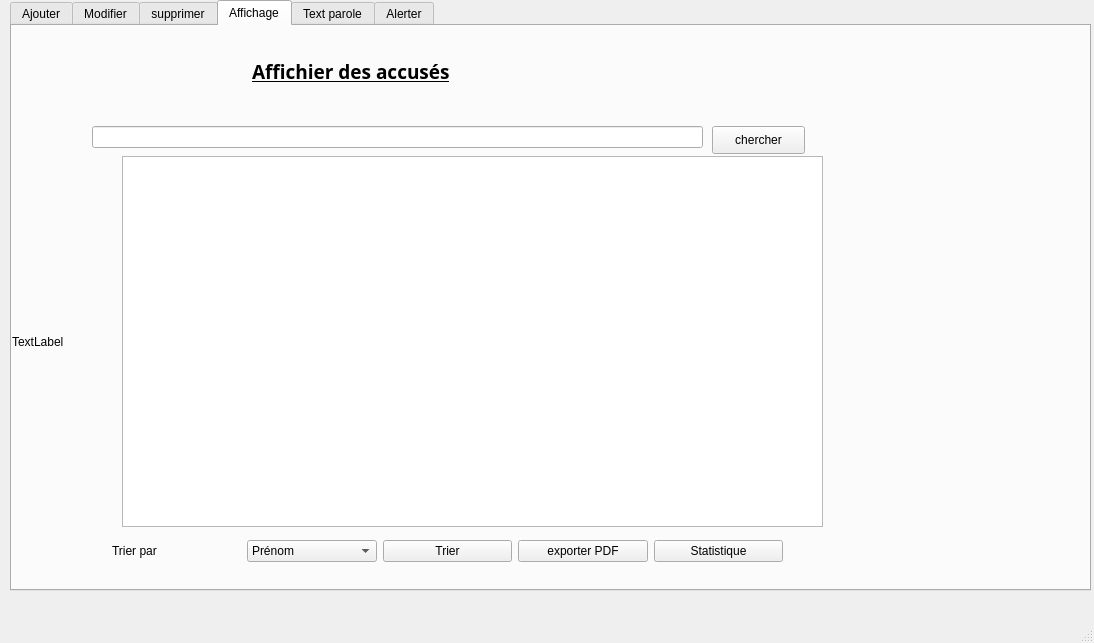
<?xml version="1.0" encoding="UTF-8"?>
<ui version="4.0">
 <class>MainWindow</class>
 <widget class="QMainWindow" name="MainWindow">
  <property name="geometry">
   <rect>
    <x>0</x>
    <y>0</y>
    <width>1094</width>
    <height>643</height>
   </rect>
  </property>
  <property name="windowTitle">
   <string>MainWindow</string>
  </property>
  <widget class="QWidget" name="centralwidget">
   <widget class="QTabWidget" name="Affichage">
    <property name="geometry">
     <rect>
      <x>10</x>
      <y>0</y>
      <width>1081</width>
      <height>591</height>
     </rect>
    </property>
    <property name="styleSheet">
     <string notr="true"/>
    </property>
    <property name="currentIndex">
     <number>3</number>
    </property>
    <property name="movable">
     <bool>true</bool>
    </property>
    <widget class="QWidget" name="Ajouter">
     <attribute name="title">
      <string>Ajouter</string>
     </attribute>
     <widget class="QGroupBox" name="groupBox">
      <property name="geometry">
       <rect>
        <x>230</x>
        <y>100</y>
        <width>511</width>
        <height>351</height>
       </rect>
      </property>
      <property name="font">
       <font>
        <weight>75</weight>
        <bold>true</bold>
       </font>
      </property>
      <property name="styleSheet">
       <string notr="true">color: rgb(15, 15, 15);</string>
      </property>
      <property name="title">
       <string>Ajouter un accusé</string>
      </property>
      <widget class="QLabel" name="label_id">
       <property name="geometry">
        <rect>
         <x>40</x>
         <y>50</y>
         <width>91</width>
         <height>31</height>
        </rect>
       </property>
       <property name="font">
        <font>
         <weight>75</weight>
         <bold>true</bold>
        </font>
       </property>
       <property name="contextMenuPolicy">
        <enum>Qt::ActionsContextMenu</enum>
       </property>
       <property name="styleSheet">
        <string notr="true"/>
       </property>
       <property name="text">
        <string>ID</string>
       </property>
      </widget>
      <widget class="QLabel" name="label_nom">
       <property name="geometry">
        <rect>
         <x>40</x>
         <y>100</y>
         <width>91</width>
         <height>31</height>
        </rect>
       </property>
       <property name="font">
        <font>
         <weight>75</weight>
         <bold>true</bold>
        </font>
       </property>
       <property name="styleSheet">
        <string notr="true"/>
       </property>
       <property name="text">
        <string>NOM</string>
       </property>
      </widget>
      <widget class="QLabel" name="label_prenom">
       <property name="geometry">
        <rect>
         <x>40</x>
         <y>150</y>
         <width>91</width>
         <height>31</height>
        </rect>
       </property>
       <property name="font">
        <font>
         <weight>75</weight>
         <bold>true</bold>
        </font>
       </property>
       <property name="styleSheet">
        <string notr="true"/>
       </property>
       <property name="text">
        <string>PRENOM</string>
       </property>
      </widget>
      <widget class="QLabel" name="label_affaire">
       <property name="geometry">
        <rect>
         <x>40</x>
         <y>200</y>
         <width>131</width>
         <height>31</height>
        </rect>
       </property>
       <property name="font">
        <font>
         <weight>75</weight>
         <bold>true</bold>
        </font>
       </property>
       <property name="styleSheet">
        <string notr="true"/>
       </property>
       <property name="text">
        <string>ID affaires juridiques</string>
       </property>
      </widget>
      <widget class="QLabel" name="label_etat">
       <property name="geometry">
        <rect>
         <x>40</x>
         <y>250</y>
         <width>91</width>
         <height>31</height>
        </rect>
       </property>
       <property name="font">
        <font>
         <weight>75</weight>
         <bold>true</bold>
        </font>
       </property>
       <property name="styleSheet">
        <string notr="true"/>
       </property>
       <property name="text">
        <string>ETAT</string>
       </property>
      </widget>
      <widget class="QPushButton" name="pushButton_ajouter">
       <property name="geometry">
        <rect>
         <x>380</x>
         <y>300</y>
         <width>93</width>
         <height>28</height>
        </rect>
       </property>
       <property name="styleSheet">
        <string notr="true">color: rgb(0, 0, 0);</string>
       </property>
       <property name="text">
        <string>ajouter</string>
       </property>
      </widget>
      <widget class="QLineEdit" name="lineEdit_id_ajou">
       <property name="geometry">
        <rect>
         <x>200</x>
         <y>50</y>
         <width>141</width>
         <height>31</height>
        </rect>
       </property>
       <property name="styleSheet">
        <string notr="true">color: rgb(0, 0, 0);</string>
       </property>
      </widget>
      <widget class="QLineEdit" name="lineEdit_nom_aj">
       <property name="geometry">
        <rect>
         <x>200</x>
         <y>100</y>
         <width>141</width>
         <height>31</height>
        </rect>
       </property>
       <property name="styleSheet">
        <string notr="true">color: rgb(52, 52, 52);</string>
       </property>
      </widget>
      <widget class="QLineEdit" name="lineEdit_pren_aj">
       <property name="geometry">
        <rect>
         <x>200</x>
         <y>150</y>
         <width>141</width>
         <height>31</height>
        </rect>
       </property>
       <property name="styleSheet">
        <string notr="true">color: rgb(16, 16, 16);</string>
       </property>
      </widget>
      <widget class="QComboBox" name="comboBox_aj">
       <property name="geometry">
        <rect>
         <x>200</x>
         <y>260</y>
         <width>141</width>
         <height>22</height>
        </rect>
       </property>
       <property name="styleSheet">
        <string notr="true">color: rgb(25, 25, 25);</string>
       </property>
       <item>
        <property name="text">
         <string>liberer</string>
        </property>
       </item>
       <item>
        <property name="text">
         <string>prisonier</string>
        </property>
       </item>
      </widget>
      <widget class="QComboBox" name="comboBox_affaire">
       <property name="geometry">
        <rect>
         <x>200</x>
         <y>210</y>
         <width>141</width>
         <height>22</height>
        </rect>
       </property>
      </widget>
     </widget>
     <widget class="QLabel" name="label_7">
      <property name="geometry">
       <rect>
        <x>390</x>
        <y>50</y>
        <width>261</width>
        <height>31</height>
       </rect>
      </property>
      <property name="font">
       <font>
        <family>Roman</family>
        <pointsize>14</pointsize>
        <weight>75</weight>
        <italic>false</italic>
        <bold>true</bold>
        <underline>true</underline>
        <strikeout>false</strikeout>
       </font>
      </property>
      <property name="tabletTracking">
       <bool>false</bool>
      </property>
      <property name="styleSheet">
       <string notr="true">color: rgb(15, 15, 15);</string>
      </property>
      <property name="text">
       <string>Ajouter des accusés</string>
      </property>
     </widget>
     <widget class="QLabel" name="label_id_photo">
      <property name="geometry">
       <rect>
        <x>80</x>
        <y>300</y>
        <width>91</width>
        <height>31</height>
       </rect>
      </property>
      <property name="font">
       <font>
        <weight>75</weight>
        <bold>true</bold>
       </font>
      </property>
      <property name="text">
       <string/>
      </property>
     </widget>
     <widget class="QLabel" name="label_logo">
      <property name="geometry">
       <rect>
        <x>10</x>
        <y>0</y>
        <width>1051</width>
        <height>561</height>
       </rect>
      </property>
      <property name="text">
       <string>TextLabel</string>
      </property>
     </widget>
     <zorder>label_logo</zorder>
     <zorder>label_7</zorder>
     <zorder>label_id_photo</zorder>
     <zorder>groupBox</zorder>
    </widget>
    <widget class="QWidget" name="modifier_2">
     <attribute name="title">
      <string>Modifier</string>
     </attribute>
     <widget class="QLabel" name="label_10">
      <property name="geometry">
       <rect>
        <x>430</x>
        <y>60</y>
        <width>261</width>
        <height>31</height>
       </rect>
      </property>
      <property name="font">
       <font>
        <family>Roman</family>
        <pointsize>14</pointsize>
        <weight>75</weight>
        <italic>false</italic>
        <bold>true</bold>
        <underline>true</underline>
       </font>
      </property>
      <property name="text">
       <string>&lt;html&gt;&lt;head/&gt;&lt;body&gt;&lt;p&gt;&lt;span style=&quot; color:#0f0f0f;&quot;&gt;Modifier des accusés:&lt;/span&gt;&lt;/p&gt;&lt;/body&gt;&lt;/html&gt;</string>
      </property>
     </widget>
     <widget class="QGroupBox" name="groupBox_3">
      <property name="geometry">
       <rect>
        <x>300</x>
        <y>90</y>
        <width>511</width>
        <height>351</height>
       </rect>
      </property>
      <property name="title">
       <string>Modifier un accusé</string>
      </property>
      <widget class="QLabel" name="label_id_3">
       <property name="geometry">
        <rect>
         <x>40</x>
         <y>50</y>
         <width>91</width>
         <height>31</height>
        </rect>
       </property>
       <property name="font">
        <font>
         <weight>75</weight>
         <bold>true</bold>
        </font>
       </property>
       <property name="styleSheet">
        <string notr="true"/>
       </property>
       <property name="text">
        <string>ID</string>
       </property>
      </widget>
      <widget class="QLabel" name="label_nom_2">
       <property name="geometry">
        <rect>
         <x>40</x>
         <y>100</y>
         <width>91</width>
         <height>31</height>
        </rect>
       </property>
       <property name="font">
        <font>
         <weight>75</weight>
         <bold>true</bold>
        </font>
       </property>
       <property name="styleSheet">
        <string notr="true"/>
       </property>
       <property name="text">
        <string>&lt;html&gt;&lt;head/&gt;&lt;body&gt;&lt;p&gt;NOM&lt;/p&gt;&lt;p&gt;&lt;br/&gt;&lt;/p&gt;&lt;/body&gt;&lt;/html&gt;</string>
       </property>
      </widget>
      <widget class="QLabel" name="label_prenom_2">
       <property name="geometry">
        <rect>
         <x>40</x>
         <y>150</y>
         <width>91</width>
         <height>31</height>
        </rect>
       </property>
       <property name="font">
        <font>
         <weight>75</weight>
         <bold>true</bold>
        </font>
       </property>
       <property name="styleSheet">
        <string notr="true"/>
       </property>
       <property name="text">
        <string>&lt;html&gt;&lt;head/&gt;&lt;body&gt;&lt;p&gt;PRENOM&lt;/p&gt;&lt;p&gt;&lt;br/&gt;&lt;/p&gt;&lt;/body&gt;&lt;/html&gt;</string>
       </property>
      </widget>
      <widget class="QLabel" name="label_affaire_2">
       <property name="geometry">
        <rect>
         <x>40</x>
         <y>200</y>
         <width>131</width>
         <height>31</height>
        </rect>
       </property>
       <property name="font">
        <font>
         <weight>75</weight>
         <bold>true</bold>
        </font>
       </property>
       <property name="styleSheet">
        <string notr="true"/>
       </property>
       <property name="text">
        <string>&lt;html&gt;&lt;head/&gt;&lt;body&gt;&lt;p&gt;ID affaires juridiques&lt;/p&gt;&lt;/body&gt;&lt;/html&gt;</string>
       </property>
      </widget>
      <widget class="QLabel" name="label_etat_2">
       <property name="geometry">
        <rect>
         <x>40</x>
         <y>250</y>
         <width>91</width>
         <height>31</height>
        </rect>
       </property>
       <property name="font">
        <font>
         <weight>75</weight>
         <bold>true</bold>
        </font>
       </property>
       <property name="styleSheet">
        <string notr="true"/>
       </property>
       <property name="text">
        <string>&lt;html&gt;&lt;head/&gt;&lt;body&gt;&lt;p&gt;ETAT&lt;/p&gt;&lt;/body&gt;&lt;/html&gt;</string>
       </property>
      </widget>
      <widget class="QPushButton" name="pushButton_ajouter_2">
       <property name="geometry">
        <rect>
         <x>380</x>
         <y>300</y>
         <width>93</width>
         <height>28</height>
        </rect>
       </property>
       <property name="text">
        <string>Modifier</string>
       </property>
      </widget>
      <widget class="QLineEdit" name="lineEdit_id_ajou_2">
       <property name="geometry">
        <rect>
         <x>200</x>
         <y>50</y>
         <width>141</width>
         <height>31</height>
        </rect>
       </property>
      </widget>
      <widget class="QLineEdit" name="lineEdit_nom_aj_2">
       <property name="geometry">
        <rect>
         <x>200</x>
         <y>100</y>
         <width>141</width>
         <height>31</height>
        </rect>
       </property>
      </widget>
      <widget class="QLineEdit" name="lineEdit_pren_aj_2">
       <property name="geometry">
        <rect>
         <x>200</x>
         <y>150</y>
         <width>141</width>
         <height>31</height>
        </rect>
       </property>
      </widget>
      <widget class="QComboBox" name="comboBox_mod">
       <property name="geometry">
        <rect>
         <x>200</x>
         <y>260</y>
         <width>141</width>
         <height>22</height>
        </rect>
       </property>
       <item>
        <property name="text">
         <string>liberer</string>
        </property>
       </item>
       <item>
        <property name="text">
         <string>prisonier</string>
        </property>
       </item>
      </widget>
      <widget class="QLineEdit" name="lineEdit_aff_ajou_2">
       <property name="geometry">
        <rect>
         <x>200</x>
         <y>210</y>
         <width>141</width>
         <height>31</height>
        </rect>
       </property>
      </widget>
     </widget>
     <widget class="QLabel" name="label_logo_2">
      <property name="geometry">
       <rect>
        <x>-50</x>
        <y>-30</y>
        <width>1261</width>
        <height>661</height>
       </rect>
      </property>
      <property name="text">
       <string>TextLabel</string>
      </property>
     </widget>
     <zorder>label_logo_2</zorder>
     <zorder>groupBox_3</zorder>
     <zorder>label_10</zorder>
    </widget>
    <widget class="QWidget" name="modifier">
     <attribute name="title">
      <string>supprimer</string>
     </attribute>
     <widget class="QGroupBox" name="groupBox_2">
      <property name="geometry">
       <rect>
        <x>230</x>
        <y>90</y>
        <width>571</width>
        <height>271</height>
       </rect>
      </property>
      <property name="font">
       <font>
        <family>Rockwell Condensed</family>
        <pointsize>11</pointsize>
        <weight>50</weight>
        <bold>false</bold>
       </font>
      </property>
      <property name="styleSheet">
       <string notr="true"/>
      </property>
      <property name="title">
       <string>supprimer un acusee</string>
      </property>
      <widget class="QLabel" name="label_id_2">
       <property name="geometry">
        <rect>
         <x>50</x>
         <y>110</y>
         <width>141</width>
         <height>41</height>
        </rect>
       </property>
       <property name="font">
        <font>
         <family>Segoe UI Black</family>
         <pointsize>8</pointsize>
         <weight>75</weight>
         <bold>true</bold>
        </font>
       </property>
       <property name="text">
        <string>ID</string>
       </property>
      </widget>
      <widget class="QLineEdit" name="lineEdit_id_ajou_supp">
       <property name="geometry">
        <rect>
         <x>200</x>
         <y>110</y>
         <width>141</width>
         <height>31</height>
        </rect>
       </property>
      </widget>
      <widget class="QPushButton" name="pushButton_supp">
       <property name="geometry">
        <rect>
         <x>380</x>
         <y>190</y>
         <width>111</width>
         <height>28</height>
        </rect>
       </property>
       <property name="font">
        <font>
         <family>Sitka Small</family>
         <pointsize>11</pointsize>
         <weight>50</weight>
         <bold>false</bold>
        </font>
       </property>
       <property name="text">
        <string>supprimer</string>
       </property>
      </widget>
     </widget>
     <widget class="QLabel" name="label_8">
      <property name="geometry">
       <rect>
        <x>360</x>
        <y>40</y>
        <width>261</width>
        <height>31</height>
       </rect>
      </property>
      <property name="font">
       <font>
        <family>Roman</family>
        <pointsize>14</pointsize>
        <weight>75</weight>
        <italic>false</italic>
        <bold>true</bold>
        <underline>true</underline>
       </font>
      </property>
      <property name="text">
       <string>Supprimer des accusés</string>
      </property>
     </widget>
     <widget class="QLabel" name="label_logo_3">
      <property name="geometry">
       <rect>
        <x>0</x>
        <y>0</y>
        <width>1171</width>
        <height>581</height>
       </rect>
      </property>
      <property name="text">
       <string>TextLabel</string>
      </property>
     </widget>
     <zorder>label_logo_3</zorder>
     <zorder>groupBox_2</zorder>
     <zorder>label_8</zorder>
    </widget>
    <widget class="QWidget" name="affichage">
     <attribute name="title">
      <string>Affichage</string>
     </attribute>
     <widget class="QLabel" name="label_9">
      <property name="geometry">
       <rect>
        <x>240</x>
        <y>30</y>
        <width>261</width>
        <height>31</height>
       </rect>
      </property>
      <property name="font">
       <font>
        <family>Roman</family>
        <pointsize>14</pointsize>
        <weight>75</weight>
        <italic>false</italic>
        <bold>true</bold>
        <underline>true</underline>
       </font>
      </property>
      <property name="text">
       <string>Affichier des accusés</string>
      </property>
     </widget>
     <widget class="QTableView" name="tableView_aff">
      <property name="geometry">
       <rect>
        <x>110</x>
        <y>130</y>
        <width>701</width>
        <height>371</height>
       </rect>
      </property>
      <property name="autoFillBackground">
       <bool>false</bool>
      </property>
      <property name="sortingEnabled">
       <bool>true</bool>
      </property>
     </widget>
     <widget class="QLabel" name="label_logo_4">
      <property name="geometry">
       <rect>
        <x>0</x>
        <y>-30</y>
        <width>1331</width>
        <height>691</height>
       </rect>
      </property>
      <property name="text">
       <string>TextLabel</string>
      </property>
     </widget>
     <widget class="QWidget" name="layoutWidget">
      <property name="geometry">
       <rect>
        <x>100</x>
        <y>510</y>
        <width>671</width>
        <height>30</height>
       </rect>
      </property>
      <layout class="QHBoxLayout" name="horizontalLayout_2">
       <item>
        <widget class="QLabel" name="label_id_4">
         <property name="text">
          <string>Trier par</string>
         </property>
        </widget>
       </item>
       <item>
        <widget class="QComboBox" name="comboBox">
         <item>
          <property name="text">
           <string>Prénom</string>
          </property>
         </item>
         <item>
          <property name="text">
           <string>Nom</string>
          </property>
         </item>
         <item>
          <property name="text">
           <string>ID</string>
          </property>
         </item>
        </widget>
       </item>
       <item>
        <widget class="QPushButton" name="pushButton_trier">
         <property name="text">
          <string>Trier</string>
         </property>
        </widget>
       </item>
       <item>
        <widget class="QPushButton" name="pushButton_pdf">
         <property name="text">
          <string>exporter PDF</string>
         </property>
        </widget>
       </item>
       <item>
        <widget class="QPushButton" name="pushButton_2">
         <property name="text">
          <string>Statistique</string>
         </property>
        </widget>
       </item>
      </layout>
     </widget>
     <widget class="QPushButton" name="pushButton">
      <property name="geometry">
       <rect>
        <x>700</x>
        <y>100</y>
        <width>93</width>
        <height>28</height>
       </rect>
      </property>
      <property name="text">
       <string>chercher</string>
      </property>
     </widget>
     <widget class="QLineEdit" name="lineEdit_cher">
      <property name="geometry">
       <rect>
        <x>80</x>
        <y>100</y>
        <width>611</width>
        <height>22</height>
       </rect>
      </property>
     </widget>
     <zorder>label_logo_4</zorder>
     <zorder>label_9</zorder>
     <zorder>tableView_aff</zorder>
     <zorder>layoutWidget</zorder>
     <zorder>pushButton</zorder>
     <zorder>lineEdit_cher</zorder>
    </widget>
    <widget class="QWidget" name="tab">
     <attribute name="title">
      <string>Text parole</string>
     </attribute>
     <widget class="QGroupBox" name="groupBox_4">
      <property name="geometry">
       <rect>
        <x>50</x>
        <y>40</y>
        <width>821</width>
        <height>501</height>
       </rect>
      </property>
      <property name="title">
       <string>Texteparole</string>
      </property>
      <widget class="QPlainTextEdit" name="plainTextEdit">
       <property name="geometry">
        <rect>
         <x>20</x>
         <y>20</y>
         <width>691</width>
         <height>192</height>
        </rect>
       </property>
       <property name="sizePolicy">
        <sizepolicy hsizetype="Expanding" vsizetype="Expanding">
         <horstretch>0</horstretch>
         <verstretch>0</verstretch>
        </sizepolicy>
       </property>
       <property name="plainText">
        <string>hello smart court
</string>
       </property>
      </widget>
      <widget class="QWidget" name="layoutWidget">
       <property name="geometry">
        <rect>
         <x>20</x>
         <y>210</y>
         <width>691</width>
         <height>186</height>
        </rect>
       </property>
       <layout class="QGridLayout" name="gridLayout">
        <item row="3" column="2">
         <widget class="QSlider" name="pitch">
          <property name="minimum">
           <number>-10</number>
          </property>
          <property name="maximum">
           <number>10</number>
          </property>
          <property name="singleStep">
           <number>1</number>
          </property>
          <property name="orientation">
           <enum>Qt::Horizontal</enum>
          </property>
         </widget>
        </item>
        <item row="4" column="0">
         <widget class="QLabel" name="label_11">
          <property name="sizePolicy">
           <sizepolicy hsizetype="Minimum" vsizetype="Preferred">
            <horstretch>0</horstretch>
            <verstretch>0</verstretch>
           </sizepolicy>
          </property>
          <property name="text">
           <string>Engine</string>
          </property>
          <property name="alignment">
           <set>Qt::AlignRight|Qt::AlignTrailing|Qt::AlignVCenter</set>
          </property>
         </widget>
        </item>
        <item row="5" column="0">
         <widget class="QLabel" name="label_4">
          <property name="sizePolicy">
           <sizepolicy hsizetype="Minimum" vsizetype="Preferred">
            <horstretch>0</horstretch>
            <verstretch>0</verstretch>
           </sizepolicy>
          </property>
          <property name="text">
           <string>&amp;Language:</string>
          </property>
          <property name="alignment">
           <set>Qt::AlignRight|Qt::AlignTrailing|Qt::AlignVCenter</set>
          </property>
          <property name="buddy">
           <cstring>language</cstring>
          </property>
         </widget>
        </item>
        <item row="5" column="2">
         <widget class="QComboBox" name="language">
          <property name="sizePolicy">
           <sizepolicy hsizetype="Expanding" vsizetype="Fixed">
            <horstretch>0</horstretch>
            <verstretch>0</verstretch>
           </sizepolicy>
          </property>
         </widget>
        </item>
        <item row="6" column="2">
         <widget class="QComboBox" name="voice"/>
        </item>
        <item row="4" column="2">
         <widget class="QComboBox" name="engine">
          <property name="sizePolicy">
           <sizepolicy hsizetype="Expanding" vsizetype="Fixed">
            <horstretch>0</horstretch>
            <verstretch>0</verstretch>
           </sizepolicy>
          </property>
         </widget>
        </item>
        <item row="2" column="0">
         <widget class="QLabel" name="label_5">
          <property name="sizePolicy">
           <sizepolicy hsizetype="Minimum" vsizetype="Preferred">
            <horstretch>0</horstretch>
            <verstretch>0</verstretch>
           </sizepolicy>
          </property>
          <property name="text">
           <string>Rate:</string>
          </property>
          <property name="alignment">
           <set>Qt::AlignRight|Qt::AlignTrailing|Qt::AlignVCenter</set>
          </property>
         </widget>
        </item>
        <item row="6" column="0">
         <widget class="QLabel" name="label_6">
          <property name="text">
           <string>Voice name:</string>
          </property>
          <property name="alignment">
           <set>Qt::AlignRight|Qt::AlignTrailing|Qt::AlignVCenter</set>
          </property>
         </widget>
        </item>
        <item row="1" column="0">
         <widget class="QLabel" name="label_2">
          <property name="sizePolicy">
           <sizepolicy hsizetype="Minimum" vsizetype="Preferred">
            <horstretch>0</horstretch>
            <verstretch>0</verstretch>
           </sizepolicy>
          </property>
          <property name="text">
           <string>Volume:</string>
          </property>
          <property name="alignment">
           <set>Qt::AlignRight|Qt::AlignTrailing|Qt::AlignVCenter</set>
          </property>
         </widget>
        </item>
        <item row="2" column="2">
         <widget class="QSlider" name="rate">
          <property name="minimum">
           <number>-10</number>
          </property>
          <property name="maximum">
           <number>10</number>
          </property>
          <property name="orientation">
           <enum>Qt::Horizontal</enum>
          </property>
         </widget>
        </item>
        <item row="3" column="0">
         <widget class="QLabel" name="label_3">
          <property name="sizePolicy">
           <sizepolicy hsizetype="Minimum" vsizetype="Preferred">
            <horstretch>0</horstretch>
            <verstretch>0</verstretch>
           </sizepolicy>
          </property>
          <property name="text">
           <string>Pitch:</string>
          </property>
          <property name="alignment">
           <set>Qt::AlignRight|Qt::AlignTrailing|Qt::AlignVCenter</set>
          </property>
         </widget>
        </item>
        <item row="1" column="2">
         <widget class="QSlider" name="volume">
          <property name="maximum">
           <number>100</number>
          </property>
          <property name="singleStep">
           <number>5</number>
          </property>
          <property name="pageStep">
           <number>20</number>
          </property>
          <property name="value">
           <number>70</number>
          </property>
          <property name="orientation">
           <enum>Qt::Horizontal</enum>
          </property>
         </widget>
        </item>
       </layout>
      </widget>
      <widget class="QWidget" name="layoutWidget_2">
       <property name="geometry">
        <rect>
         <x>20</x>
         <y>400</y>
         <width>691</width>
         <height>30</height>
        </rect>
       </property>
       <layout class="QHBoxLayout" name="horizontalLayout">
        <item>
         <widget class="QPushButton" name="speakButton">
          <property name="text">
           <string>Speak</string>
          </property>
         </widget>
        </item>
        <item>
         <widget class="QPushButton" name="pauseButton">
          <property name="enabled">
           <bool>false</bool>
          </property>
          <property name="text">
           <string>Pause</string>
          </property>
         </widget>
        </item>
        <item>
         <widget class="QPushButton" name="resumeButton">
          <property name="enabled">
           <bool>false</bool>
          </property>
          <property name="text">
           <string>Resume</string>
          </property>
         </widget>
        </item>
        <item>
         <widget class="QPushButton" name="stopButton">
          <property name="text">
           <string>Stop</string>
          </property>
         </widget>
        </item>
       </layout>
      </widget>
     </widget>
     <widget class="QLabel" name="label_logo_5">
      <property name="geometry">
       <rect>
        <x>0</x>
        <y>-30</y>
        <width>1331</width>
        <height>691</height>
       </rect>
      </property>
      <property name="text">
       <string>TextLabel</string>
      </property>
     </widget>
     <zorder>label_logo_5</zorder>
     <zorder>groupBox_4</zorder>
    </widget>
    <widget class="QWidget" name="Alerte">
     <attribute name="title">
      <string>Alerter</string>
     </attribute>
     <widget class="QGroupBox" name="groupBox_5">
      <property name="geometry">
       <rect>
        <x>200</x>
        <y>120</y>
        <width>571</width>
        <height>271</height>
       </rect>
      </property>
      <property name="font">
       <font>
        <weight>75</weight>
        <bold>true</bold>
       </font>
      </property>
      <property name="styleSheet">
       <string notr="true"/>
      </property>
      <property name="title">
       <string>Accuser en recherche</string>
      </property>
      <widget class="QLabel" name="label_id_5">
       <property name="geometry">
        <rect>
         <x>50</x>
         <y>110</y>
         <width>141</width>
         <height>41</height>
        </rect>
       </property>
       <property name="font">
        <font>
         <family>Segoe UI Black</family>
         <weight>75</weight>
         <bold>true</bold>
        </font>
       </property>
       <property name="text">
        <string>ID </string>
       </property>
      </widget>
      <widget class="QPushButton" name="pushButton_alerte">
       <property name="geometry">
        <rect>
         <x>390</x>
         <y>190</y>
         <width>93</width>
         <height>28</height>
        </rect>
       </property>
       <property name="text">
        <string>Alerter</string>
       </property>
      </widget>
      <widget class="QLineEdit" name="lineEdit_alert">
       <property name="geometry">
        <rect>
         <x>190</x>
         <y>120</y>
         <width>113</width>
         <height>22</height>
        </rect>
       </property>
      </widget>
     </widget>
     <widget class="QLabel" name="label_logo_6">
      <property name="geometry">
       <rect>
        <x>0</x>
        <y>0</y>
        <width>1331</width>
        <height>691</height>
       </rect>
      </property>
      <property name="text">
       <string>TextLabel</string>
      </property>
     </widget>
     <zorder>label_logo_6</zorder>
     <zorder>groupBox_5</zorder>
    </widget>
   </widget>
  </widget>
  <widget class="QMenuBar" name="menubar">
   <property name="geometry">
    <rect>
     <x>0</x>
     <y>0</y>
     <width>1094</width>
     <height>26</height>
    </rect>
   </property>
  </widget>
  <widget class="QStatusBar" name="statusbar"/>
 </widget>
 <resources/>
 <connections/>
</ui>
